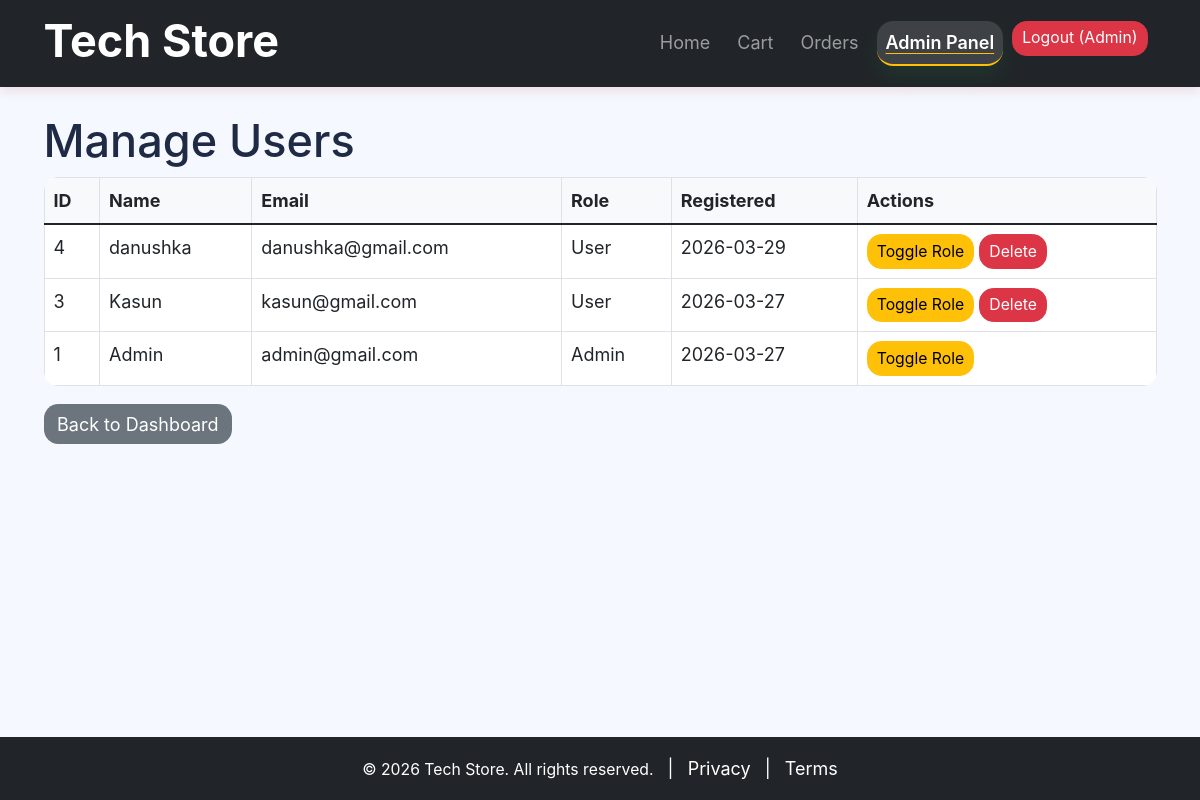
The page /admin/users.php (signed in) on the database its author committed.
### tables this page shows
CREATE TABLE `users` (
  `id` int(11) NOT NULL,
  `name` varchar(100) NOT NULL,
  `email` varchar(100) NOT NULL,
  `password` varchar(255) NOT NULL,
  `role` enum('user','admin') DEFAULT 'user',
  `created_at` timestamp NOT NULL DEFAULT current_timestamp()
);

### admin/users.php (the view, shortened to what this page needs)
<?php
require_once '../inc/header.php';
$users = $pdo->query("SELECT id, name, email, role, created_at FROM users ORDER BY created_at DESC")->fetchAll();
?>
<h1>Manage Users</h1>
<table class="table table-bordered">
    <thead><tr><th>ID</th><th>Name</th><th>Email</th><th>Role</th><th>Registered</th><th>Actions</th></tr></thead>
    <tbody>
        <?php foreach($users as $user): ?>
        <tr>
            <td><?php echo $user['id']; ?></td>
            <td><?php echo htmlspecialchars($user['name']); ?></td>
            <td><?php echo htmlspecialchars($user['email']); ?></td>
            <td><?php echo ucfirst($user['role']); ?></td>
            <td><?php echo date('Y-m-d', strtotime($user['created_at'])); ?></td>
            <td>
                <a href="users.php?action=toggle_role&id=<?php echo $user['id']; ?>" class="btn btn-sm btn-warning">Toggle Role</a>
                <?php if($user['id'] != $_SESSION['user_id']): ?>
                    <a href="users.php?action=delete&id=<?php echo $user['id']; ?>" class="btn btn-sm btn-danger" onclick="return confirm('Are you sure?')">Delete</a>
                <?php endif; ?>
            </td>
        </tr>
        <?php endforeach; ?>
    </tbody>
</table>
<a href="<?php echo htmlspecialchars($base_url); ?>/admin/index.php" class="btn btn-secondary">Back to Dashboard</a>
<?php require_once '../inc/footer.php'; ?>

### assets/css/style.css (style rules this page uses)
html, body { height: 100%; font-family: 'Inter', 'Segoe UI', Tahoma, Geneva, Verdana, sans-serif; font-size: 18px; color: #1f2a44; }
:root { --bg: #f5f8ff; --text: #1f2a44; --primary: #0d6efd; --primary-dark: #0b5ed7; --card: #ffffff; --shadow: rgba(12, 56, 107, 0.1); }
body { background-color: var(--bg); display: flex; flex-direction: column; min-height: 100vh; }
.btn { border-radius: 0.8rem; transition: transform 0.2s ease, box-shadow 0.2s ease; }
.btn-secondary { background: #6c757d; border: none; }
.table { background: var(--card); border-radius: 0.8rem; overflow: hidden; }
.table thead { background: #f8f9fa; }

### rows shown on the page
users: id "4", name "danushka", email "danushka@gmail.com", role "User", created_at "2026-03-29"
users: id "3", name "Kasun", email "kasun@gmail.com", role "User", created_at "2026-03-27"
users: id "1", name "Admin", email "admin@gmail.com", role "Admin", created_at "2026-03-27"

### other values the page prints
$_SESSION['user_name'] "Admin"
